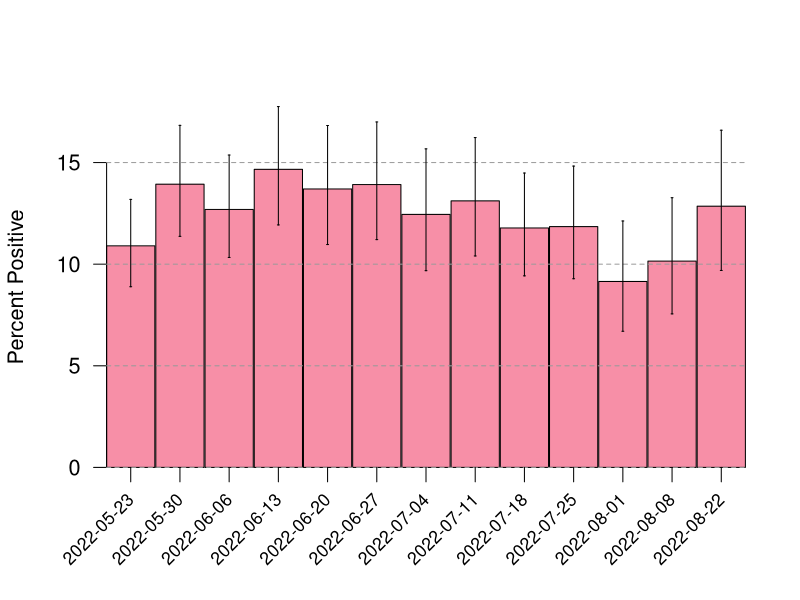

R code for this plot:
## ---- chunk 1
knitr::opts_chunk$set(echo=FALSE, warning=FALSE, message=FALSE,
                      fig.path="", fig.width=11, fig.height=6)
## ---- chunk 2
x <- read.csv("uw_covid_2022.csv")
x <- x[x$Date != "2022-05-16",] # drop the week of 2022-05-16, because the data is bogus

x <- cbind(x, percent_overall=x$Positive_overall/x$Total_overall*100)

x <- cbind(x, lo=NA, hi=NA)
for(i in 1:nrow(x)) {
    ci <- binom.test(x[i,"Positive_overall"], x[i, "Total_overall"])$conf.int
    x[i,"lo"] <- ci[1]*100
    x[i,"hi"] <- ci[2]*100
}
## ---- chunk 3
light_color <- c(green="#A8DC93", blue="#B3C7E5", red="#F78FA7")[3]
dark_color <- c(green="#0D8308", blue="#0855B3", red="#C5050C")[3]

test_date <- as.Date(x[,1])

mx <- max(x[,"hi"])
par(cex=1.3)
z <- barplot(x[, "percent_overall"], col=light_color, main="",
             las=1, ylim=c(0, mx), space=0.02,
             ylab="Percent Positive", xaxs="i")
abline(h=pretty(c(0,mx)), lty=2, col="gray60")

u <- par("usr")
v <- z[,1]
segments(v, u[3], v, u[3]-diff(u[3:4])*0.04, xpd=TRUE)
text(v, u[3] - diff(u[3:4])*0.08, x[,1], adj=c(1, 0.5), srt=45, xpd=TRUE, cex=0.8)

xx <- v
yy1 <- x[, "lo"]
yy2 <- x[, "hi"]
segments(xx, yy1, xx, yy2)

d <- 0.02 # half-width of horizontal lines at interval endpoints

segments(xx-d, yy1, xx+d, yy1)
segments(xx-d, yy2, xx+d, yy2)
